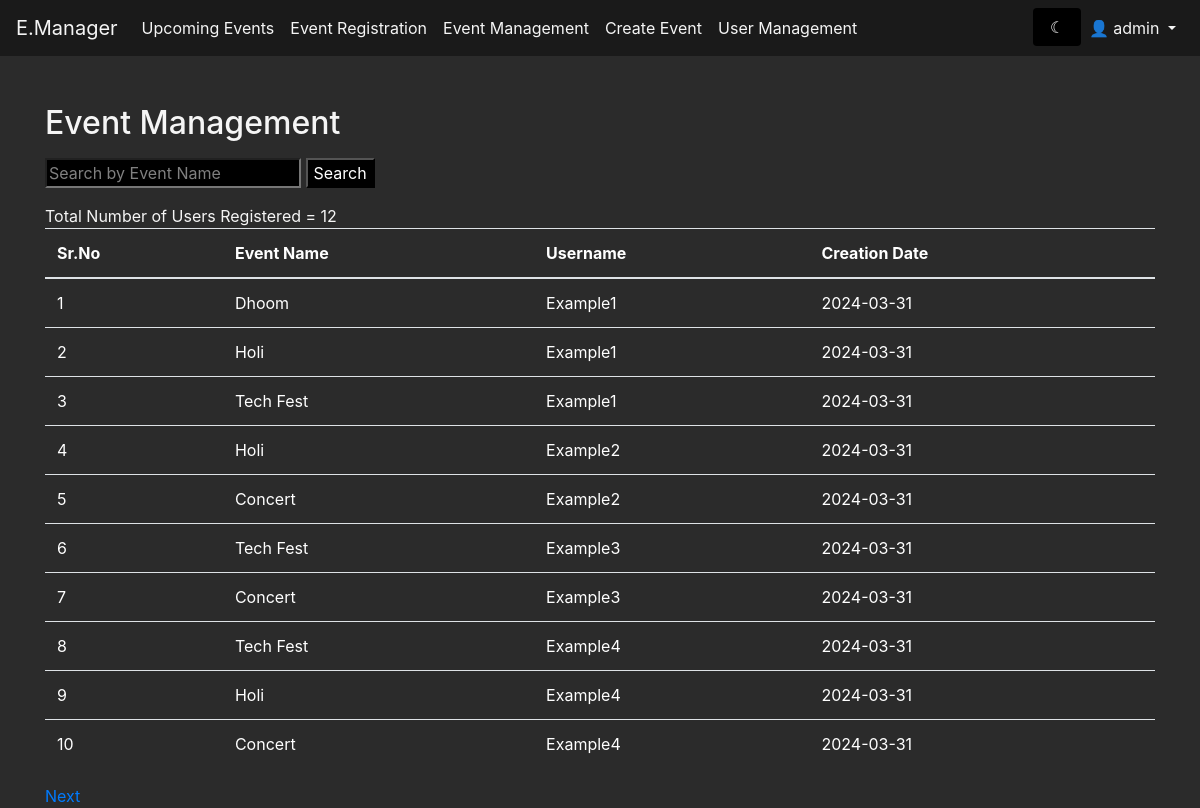
/event_manager (signed in), run on the app's committed database.
### modules/models.py (models this page shows, shortened)
class Registration(db.Model):
    id = db.Column(db.Integer, primary_key=True)
    user_id = db.Column(db.Integer, db.ForeignKey('user.id'))
    event_id = db.Column(db.Integer, db.ForeignKey('event.id'))
    date_created = db.Column(db.DateTime, default=datetime.utcnow)
    user = db.relationship('User', backref=db.backref('registrations', lazy=True))
    event = db.relationship('Event', backref=db.backref('registrations', lazy=True))

class Event(db.Model):
    id = db.Column(db.Integer, primary_key=True)
    title = db.Column(db.String(80), nullable=False)
    description = db.Column(db.String(200), nullable=False)
    long_description = db.Column(db.String(2000), nullable=False)
    date = db.Column(db.DateTime, nullable=False)
    location = db.Column(db.String(80), nullable=False)
    organizer_name = db.Column(db.String(80), nullable=True)
    image_url = db.Column(db.String(200), nullable=False)
    creator_id = db.Column(db.Integer, db.ForeignKey('user.id'))
    creator = db.relationship('User', backref=db.backref('events', lazy=True))

### modules/event.py (the view, shortened to what this page needs)
@app.route('/event_manager', methods=['GET', 'POST'])
def event_manager():
    page = request.args.get('page', 1, type=int)
    reg = Registration.query.paginate(page=page, per_page=10, error_out=False)
    total_result = Registration.query.count()
    msg = get_flashed_messages()
    return render_template('event_manager.html', events=reg, msg=msg, total_result=total_result)

### modules/templates/event_manager.html (shortened to what this page needs)
<!DOCTYPE html>
<html lang="en" xmlns="http://www.w3.org/1999/html">
  <head>
    <link
      href="https://stackpath.bootstrapcdn.com/bootstrap/4.5.0/css/bootstrap.min.css"
      rel="stylesheet"
    />
    <link
      rel="stylesheet"
      href="{{url_for('static',filename='css/dashboard.css')}}"
    />
  </head>
  <body class="{{ session['theme'] }}">
    <nav class="navbar navbar-expand-lg navbar-light bg-light fixed-top">
      <a class="navbar-brand" href="/event">E.Manager</a>
      <div class="collapse navbar-collapse" id="navbarNav">
        <ul class="navbar-nav">
          <li class="nav-item">
            <a class="nav-link" href="/event">Upcoming Events</a>
          </li>
          <li class="nav-item">
            <a class="nav-link" href="/event">Event Registration</a>
          </li>
          <li class="nav-item">
            <a class="nav-link" href="/event_manager">Event Management</a>
          </li>
          {% if 'role' in session and session['role'] == 'Admin' or 'role' in
          session and session['role'] == 'Co-Admin' %}
          <li class="nav-item">
            <a class="nav-link" href="/event/create">Create Event</a>
          </li>
          {% endif %} {% if 'role' in session and session['role'] == 'Admin' %}
          <li class="nav-item">
            <a class="nav-link" href="/user_management">User Management</a>
          </li>
          {% endif %}
        </ul>
        <ul class="navbar-nav ml-auto">
          <form action="/toggle_theme" method="post" id="toggle-theme-form">
            <input type="submit" class="form-control border-0" value="{% if session['theme'] == 'light-theme' %} &#9788 {% else %} &#9790 {% endif %}" />
          </form>
          {% if 'username' in session %}
          <li class="nav-item dropdown">
            <a
              class="nav-link dropdown-toggle"
              href="#"
              id="navbarDropdown"
              role="button"
              data-toggle="dropdown"
              aria-haspopup="true"
              aria-expanded="false"
            >
              👤 {{ session['username'] }}
            </a>
          </li>
          {% endif %}
        </ul>
      </div>
    </nav>
    <div class="container mt-4">
      <h2 class="mb-3">Event Management</h2>
      <form method="POST" class="mb-3">
        <input type="text" name="search" placeholder="Search by Event Name" />
        <input type="submit" value="Search" />
      </form>
      <a>Total Number of Users Registered = {{ total_result }} </a>
      <table class="table mb-3">
        <thead>
          <tr>
            <th>Sr.No</th>
            <th>Event Name</th>
            <th>Username</th>
            <th>Creation Date</th>
          </tr>
        </thead>
        <tbody id="userTable">
          {% for event in events %}
          <tr>
            <td>{{ event.id }}</td>
            <td>{{ event.event.title}}</td>
            <td>{{ event.user_id}}</td>
            <td>{{ event.date_created.strftime('%Y-%m-%d') }}</td>
          </tr>
          {% endfor %}
        </tbody>
      </table>
      <div class="pagination">
         {% if events.has_next %}
        <a href="{{ url_for('event_manager', page=events.next_num) }}">Next</a>
        {% endif %}
      </div>
    </div>
  </body>
</html>

### modules/static/css/dashboard.css (style rules this page uses)
body { background-color: #2b2b2b; color: #f5f5f5; padding-top: 80px; }
.navbar { background-color: #1a1a1a !important; }
.nav-link, .dropdown-item { color: #f5f5f5 !important; }
.navbar-brand { color: #f5f5f5 !important; }
.container { background-color: #2b2b2b; }
table { color: #ffffff; }
th, td { color: #ffffff; }
input { background-color: #000000; color: #ffffff; }
::placeholder { color: #ffffff; opacity: 0.5; }
input, textarea { background-color: #000000 !important; color: #ffffff !important; }
::placeholder { color: #ffffff !important; opacity: 0.5 !important; }

### data on the page
Registration: id "1", event "Dhoom", user_id "Example1", date_created "2024-03-31"
Registration: id "2", event "Holi", user_id "Example1", date_created "2024-03-31"
Registration: id "3", event "Tech Fest", user_id "Example1", date_created "2024-03-31"
Registration: id "4", event "Holi", user_id "Example2", date_created "2024-03-31"
Registration: id "5", event "Concert", user_id "Example2", date_created "2024-03-31"
Registration: id "6", event "Tech Fest", user_id "Example3", date_created "2024-03-31"
Registration: id "7", event "Concert", user_id "Example3", date_created "2024-03-31"
Registration: id "8", event "Tech Fest", user_id "Example4", date_created "2024-03-31"
Registration: id "9", event "Holi", user_id "Example4", date_created "2024-03-31"
Registration: id "10", event "Concert", user_id "Example4", date_created "2024-03-31"

### other printed values
{{ session['username'] }} "admin"
{{ total_result }} "12"
